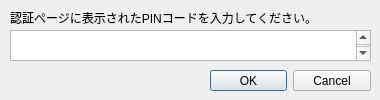
<?xml version="1.0" encoding="UTF-8"?>
<ui version="4.0">
 <class>Pin_Dialog</class>
 <widget class="QDialog" name="Pin_Dialog">
  <property name="geometry">
   <rect>
    <x>0</x>
    <y>0</y>
    <width>380</width>
    <height>100</height>
   </rect>
  </property>
  <property name="sizePolicy">
   <sizepolicy hsizetype="Fixed" vsizetype="Fixed">
    <horstretch>0</horstretch>
    <verstretch>0</verstretch>
   </sizepolicy>
  </property>
  <property name="minimumSize">
   <size>
    <width>380</width>
    <height>100</height>
   </size>
  </property>
  <property name="maximumSize">
   <size>
    <width>380</width>
    <height>100</height>
   </size>
  </property>
  <property name="windowTitle">
   <string>Dialog</string>
  </property>
  <widget class="QDialogButtonBox" name="buttonBox">
   <property name="geometry">
    <rect>
     <x>210</x>
     <y>70</y>
     <width>161</width>
     <height>21</height>
    </rect>
   </property>
   <property name="sizePolicy">
    <sizepolicy hsizetype="Fixed" vsizetype="Fixed">
     <horstretch>0</horstretch>
     <verstretch>0</verstretch>
    </sizepolicy>
   </property>
   <property name="maximumSize">
    <size>
     <width>380</width>
     <height>50</height>
    </size>
   </property>
   <property name="orientation">
    <enum>Qt::Horizontal</enum>
   </property>
   <property name="standardButtons">
    <set>QDialogButtonBox::Cancel|QDialogButtonBox::Ok</set>
   </property>
   <property name="centerButtons">
    <bool>false</bool>
   </property>
  </widget>
  <widget class="QTextEdit" name="textEdit">
   <property name="geometry">
    <rect>
     <x>10</x>
     <y>30</y>
     <width>361</width>
     <height>31</height>
    </rect>
   </property>
   <property name="font">
    <font>
     <pointsize>16</pointsize>
    </font>
   </property>
   <property name="inputMethodHints">
    <set>Qt::ImhDigitsOnly</set>
   </property>
  </widget>
  <widget class="QLabel" name="label">
   <property name="geometry">
    <rect>
     <x>10</x>
     <y>10</y>
     <width>361</width>
     <height>16</height>
    </rect>
   </property>
   <property name="text">
    <string>認証ページに表示されたPINコードを入力してください。</string>
   </property>
  </widget>
 </widget>
 <resources/>
 <connections>
  <connection>
   <sender>buttonBox</sender>
   <signal>accepted()</signal>
   <receiver>Pin_Dialog</receiver>
   <slot>accept()</slot>
   <hints>
    <hint type="sourcelabel">
     <x>248</x>
     <y>254</y>
    </hint>
    <hint type="destinationlabel">
     <x>157</x>
     <y>274</y>
    </hint>
   </hints>
  </connection>
  <connection>
   <sender>buttonBox</sender>
   <signal>rejected()</signal>
   <receiver>Pin_Dialog</receiver>
   <slot>reject()</slot>
   <hints>
    <hint type="sourcelabel">
     <x>316</x>
     <y>260</y>
    </hint>
    <hint type="destinationlabel">
     <x>286</x>
     <y>274</y>
    </hint>
   </hints>
  </connection>
 </connections>
</ui>
